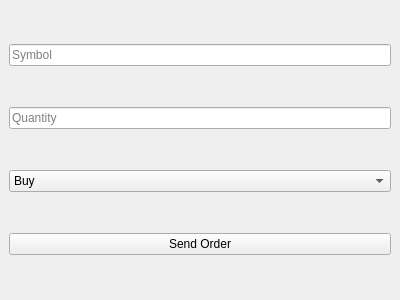
<?xml version="1.0" encoding="UTF-8"?>
<ui version="4.0">
 <class>MainWindow</class>
 <widget class="QMainWindow" name="MainWindow">
  <property name="geometry">
   <rect>
    <x>0</x>
    <y>0</y>
    <width>400</width>
    <height>300</height>
   </rect>
  </property>
  <property name="windowTitle">
   <string>Stock Market Simulator</string>
  </property>
  <widget class="QWidget" name="centralWidget">
   <layout class="QVBoxLayout" name="verticalLayout">
    <item>
     <widget class="QLineEdit" name="symbolEntry">
      <property name="placeholderText">
       <string>Symbol</string>
      </property>
     </widget>
    </item>
    <item>
     <widget class="QLineEdit" name="quantityEntry">
      <property name="placeholderText">
       <string>Quantity</string>
      </property>
     </widget>
    </item>
    <item>
     <widget class="QComboBox" name="typeCombo">
      <item>
       <property name="text">
        <string>Buy</string>
       </property>
      </item>
      <item>
       <property name="text">
        <string>Sell</string>
       </property>
      </item>
     </widget>
    </item>
    <item>
     <widget class="QPushButton" name="sendButton">
      <property name="text">
       <string>Send Order</string>
      </property>
     </widget>
    </item>
   </layout>
  </widget>
 </widget>
 <resources/>
 <connections/>
</ui>
